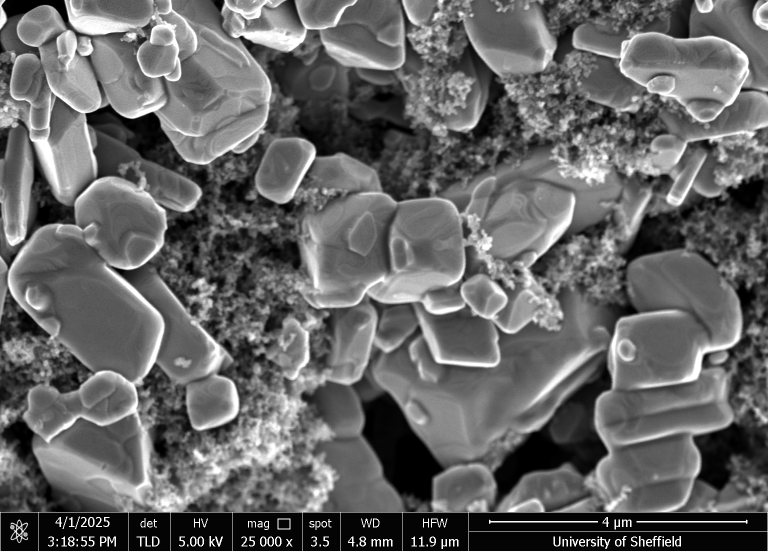
#> input picture examples/0001.png, 1536 x 1103 px (shown at 1/2 size)
$ python -i sem_ready.py   (imports and definitions only)   (older library calls are emulated)
#> lines starting #> are read from the running program, lines starting #| are printed output that depends on the picture
"""Core processing for SEMfig.

The module deliberately keeps the scientific image unchanged except for cropping
the microscope footer and drawing the requested scale annotation.
"""

from __future__ import annotations

from dataclasses import asdict, dataclass, field
from datetime import datetime, timezone
from functools import lru_cache
import hashlib
import io
import json
import math
from pathlib import Path
import re

import cv2
import numpy as np
from PIL import Image, ImageDraw, ImageFont


SUPPORTED_EXTENSIONS = {".tif", ".tiff", ".png", ".jpg", ".jpeg", ".bmp"}
UNIT_TO_UM = {"nm": 0.001, "um": 1.0, "mm": 1000.0}
__version__ = "2.0.1"


@dataclass
class OCRToken:
    text: str
    confidence: float
    cx: float
    cy: float


@dataclass
class Measurement:
    value: float
    unit: str
    value_um: float
    confidence: float
    cx: float
    cy: float
    raw: str


@dataclass
class Analysis:
    source: str
    width: int
    height: int
    crop_y: int
    crop_confidence: float
    hfw_um: float | None = None
    scale_um: float | None = None
    hfw_confidence: float = 0.0
    scale_confidence: float = 0.0
    tokens: list[OCRToken] = field(default_factory=list)
    warnings: list[str] = field(default_factory=list)
    embedded_metadata: dict = field(default_factory=dict)
    vendor_hint: str | None = None
    embedded_scale_pixels: int | None = None
    calibration_error_percent: float | None = None


@dataclass
class EnhancementOptions:
    """Optional, auditable publication enhancements; originals are never changed."""
    preserve_raw: bool = True
    auto_contrast: bool = False
    auto_brightness: bool = False
    clahe: bool = False
    invert: bool = False
    denoise: bool = False
    sharpen: bool = False
    shading_correction: bool = False
    clip_percent: float = 0.5


@dataclass(frozen=True)
class PublicationProfile:
    name: str
    figure_width_mm: float | None
    target_dpi: int | None
    description: str


PUBLICATION_PROFILES = {
    "original": PublicationProfile("original", None, None, "Original pixel dimensions"),
    "quarter-a4": PublicationProfile("quarter-a4", 105.0, 300, "105 mm at 300 DPI"),
    "single-column": PublicationProfile("single-column", 85.0, 300, "85 mm at 300 DPI"),
    "double-column": PublicationProfile("double-column", 178.0, 300, "178 mm at 300 DPI"),
    "high-resolution": PublicationProfile("high-resolution", 105.0, 600, "105 mm at 600 DPI"),
}


# [5 lines left out: function publication_profile, not called in this run]


def _gray_array(image: Image.Image) -> np.ndarray:
    return np.asarray(image.convert("L"), dtype=np.uint8)


def _extract_embedded_metadata(image: Image.Image) -> tuple[dict, str]:
    metadata: dict[str, str] = {}
    for key, value in image.info.items():
        if isinstance(value, bytes):
            value = value.decode("utf-8", errors="ignore")
        if isinstance(value, (str, int, float)) and len(str(value)) < 20000:
            metadata[str(key)] = str(value)
    tags = getattr(image, "tag_v2", None)
    if tags:
        for key in tags:
            try:
                value = tags.get(key)
                if isinstance(value, bytes):
                    value = value.decode("utf-8", errors="ignore")
                if isinstance(value, (str, int, float, tuple)) and len(str(value)) < 20000:
                    metadata[f"tiff_tag_{key}"] = str(value)
            except Exception:
                continue
    text = "\n".join(metadata.values())
    return metadata, text


def _metadata_measurement(text: str, labels: tuple[str, ...]) -> float | None:
    for label in labels:
        match = re.search(
            rf"{label}[^\d]{{0,20}}(\d+(?:[.,]\d+)?)\s*(nm|[uµμ]m|mm)",
            text, re.IGNORECASE)
        if match:
            unit, _ = _unit(match.group(2))
            return float(match.group(1).replace(",", ".")) * UNIT_TO_UM[unit]
    return None


def _vendor_hint(text: str) -> str | None:
    lower = text.lower()
    for needles, vendor in [
        (("fei", "thermo fisher", "helios", "quanta", "nova"), "FEI/Thermo Fisher"),
        (("zeiss", "carl zeiss", "sigma", "gemini"), "Zeiss"),
        (("jeol",), "JEOL"), (("hitachi",), "Hitachi"),
        (("tescan", "mira", "vega"), "Tescan"),
    ]:
        if any(needle in lower for needle in needles):
            return vendor
    return None


def detect_panel_boundary(image: Image.Image) -> tuple[int, float]:
    """Find a full-width horizontal transition in the lower part of an image."""
    gray = _gray_array(image).astype(np.float32)
    height, width = gray.shape
    if height < 80 or width < 80:
        raise ValueError("Image is too small for reliable footer detection.")

    # A microscope footer normally occupies 3–30% of the image.  Mean absolute
    # row difference rewards a separator spanning the width, not specimen edges.
    row_delta = np.mean(np.abs(np.diff(gray, axis=0)), axis=1)
    lo, hi = int(height * 0.68), int(height * 0.97)
    search = row_delta[lo:hi]
    peak_index = int(np.argmax(search)) + lo
    peak = float(row_delta[peak_index])

    # Separators are often two pixels (image→white line→footer). Choose the top
    # edge of that local cluster, leaving separator pixels out of the crop.
    threshold = peak * 0.30
    cluster = [i for i in range(max(lo, peak_index - 3), peak_index + 1)
               if row_delta[i] >= threshold]
    top_edge = min(cluster) if cluster else peak_index
    crop_y = top_edge + 1

    baseline = float(np.median(search)) + 1e-6
    prominence = peak / baseline
    confidence = float(np.clip((prominence - 4.0) / 16.0, 0.0, 1.0))
    footer_fraction = (height - crop_y) / height
    if not (0.025 <= footer_fraction <= 0.32) or prominence < 6.0:
        raise ValueError(
            "No reliable bottom metadata panel was found. Use the manual crop control."
        )
    return crop_y, confidence


@lru_cache(maxsize=1)
def _reader():
    try:
        import easyocr
    except ImportError as exc:
        raise RuntimeError(
            "EasyOCR is not installed. Run: python -m pip install -r requirements.txt"
        ) from exc
    # verbose=False also avoids a Windows legacy-console encoding issue in the
    # model download progress bar. Models download once on first use.
    return easyocr.Reader(["en"], gpu=False, verbose=False)


def read_footer(panel: Image.Image) -> list[OCRToken]:
    gray = _gray_array(panel)
    scale = max(3.0, min(6.0, 300.0 / max(gray.shape[0], 1)))
    enlarged = cv2.resize(gray, None, fx=scale, fy=scale, interpolation=cv2.INTER_CUBIC)
    clahe = cv2.createCLAHE(clipLimit=2.0, tileGridSize=(8, 8)).apply(enlarged)
    results = _reader().readtext(clahe, detail=1, paragraph=False,
                                 mag_ratio=1.25, text_threshold=0.45,
                                 low_text=0.25, link_threshold=0.3)
    tokens: list[OCRToken] = []
    for box, text, confidence in results:
        points = np.asarray(box, dtype=float)
        tokens.append(OCRToken(
            text=str(text).strip(),
            confidence=float(confidence),
            cx=float(points[:, 0].mean() / scale),
            cy=float(points[:, 1].mean() / scale),
        ))
    return tokens


# [17 lines left out: function detect_embedded_scale_pixels, not called in this run]


_MEASUREMENT = re.compile(
    r"(?<![\d.])(\d+(?:[.,]\d+)?)\s*(mm|[nmuµμp]\s*m)(?=[^a-z]|$)", re.IGNORECASE
)


# [74 lines left out: functions _unit, _measurements, interpret_calibration, not called in this run]


_MAGNIFICATION = re.compile(r"[xX×]\s*([0-9][0-9.,\u00a0 ]*[0-9])")

# Legacy footers (older Zeiss/LEO style) often omit HFW entirely and OCR mangles
# the bar label: "10pm", "1Opm" (letter O), "1p", "Sm", "3mmn".
_FUZZY_LABEL = re.compile(
    r"(?<![\dA-Za-z.])([0-9SOIl]{1,3})(?:[.,]([0-9]{1,2}))?\s*"
    r"(?:[pP][mMnN]{1,2}|[pP]|[mMnN]{1,2})[a-z]{0,3}(?![a-zA-Z\d])"
)
_FUZZY_DIGIT_FIX = str.maketrans({"S": "5", "O": "0", "o": "0", "l": "1", "I": "1"})

# Printed magnifications reference a fixed display width (Zeiss Polaroid ≈127 mm;
# measured IIT-Kanpur Zeiss ≈119.5 mm), so HFW × mag must land in this band.
_MAG_DISPLAY_BAND = (90_000.0, 165_000.0)  # µm·mag


# [100 lines left out: functions parse_magnification, detect_solid_bar, _fuzzy_scale_candidates, bar_calibrated_fallback, not called in this run]


def analyze(path: str | Path, run_ocr: bool = True, crop_y: int | None = None,
            allow_manual_fallback: bool = False) -> tuple[Image.Image, Analysis]:
#> called with path = 'examples/0001.png', run_ocr = True, allow_manual_fallback = False
    source = Path(path)
    with Image.open(source) as opened:
#> opened is the input picture: PIL image 1536x1103 L; min 0, max 255, mean 101.4
        embedded_metadata, metadata_text = _extract_embedded_metadata(opened)
#> after the loop in _extract_embedded_metadata, `for key, value in image.info.items():`: metadata = 0 items
#> embedded_metadata = 0 items; metadata_text = ''
        image = opened.copy()
    boundary_warning = None
    if crop_y is not None:
        if not (0 < crop_y < image.height):
            raise ValueError("Manual crop row is outside the image.")
        crop_confidence = 1.0
    else:
        try:
            crop_y, crop_confidence = detect_panel_boundary(image)
#> in detect_panel_boundary, `row_delta = np.mean(np.abs(np.diff(gray, axis=0)), axis=1)`: row_delta = 1102 values, max 246.4 at index 1024, min 0 at index 1025, mean 5.99
#> in detect_panel_boundary, `search = row_delta[lo:hi]`: search = 319 values, max 246.4 at index 274, min 0 at index 275, mean 6.61
#> in detect_panel_boundary, `peak_index = int(np.argmax(search)) + lo`: peak_index = 1024
#> in detect_panel_boundary, `peak = float(row_delta[peak_index])`: peak = 246.4
#> in detect_panel_boundary, `threshold = peak * 0.30`: threshold = 73.92
#> in detect_panel_boundary, `cluster = [i for i in range(max(lo, peak_index - 3), peak_index + 1) i..`: cluster = [1023, 1024]
#> in detect_panel_boundary, `top_edge = min(cluster) if cluster else peak_index`: top_edge = 1023
#> in detect_panel_boundary, `crop_y = top_edge + 1`: crop_y = 1024
#> in detect_panel_boundary, `baseline = float(np.median(search)) + 1e-6`: baseline = 4.18
#> in detect_panel_boundary, `prominence = peak / baseline`: prominence = 58.91
#> in detect_panel_boundary, `confidence = float(np.clip((prominence - 4.0) / 16.0, 0.0, 1.0))`: confidence = 1
#> in detect_panel_boundary, `footer_fraction = (height - crop_y) / height`: footer_fraction = 0.0716
#> crop_y = 1024; crop_confidence = 1
        except ValueError as exc:
            if not allow_manual_fallback:
                raise
            crop_y, crop_confidence = int(image.height * 0.90), 0.0
            boundary_warning = f"{exc} A provisional 90% crop is shown; set the crop row manually."
    result = Analysis(str(source.resolve()), image.width, image.height, crop_y, crop_confidence)
    result.embedded_metadata = embedded_metadata
#> result.embedded_metadata = 0 items
    result.vendor_hint = _vendor_hint(metadata_text)
    metadata_hfw = _metadata_measurement(metadata_text, (r"HFW", r"horizontal field width"))
    metadata_scale = _metadata_measurement(metadata_text, (r"scale(?:\s*bar)?",))
    if metadata_hfw:
        result.hfw_um, result.hfw_confidence = metadata_hfw, 1.0
        result.warnings.append("HFW read from embedded image metadata.")
    if metadata_scale:
        result.scale_um, result.scale_confidence = metadata_scale, 1.0
        result.warnings.append("Scale value read from embedded image metadata.")
    if boundary_warning:
        result.warnings.append(boundary_warning)
    if run_ocr:
        footer = image.crop((0, crop_y, image.width, image.height))
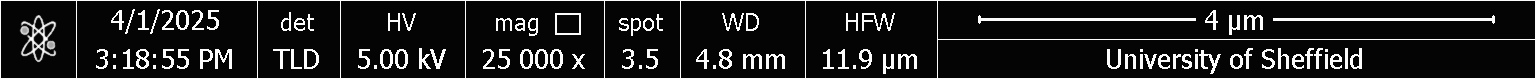
#> footer: PIL image 1536x79 L; min 4, max 252, mean 33.6
        tokens = read_footer(footer)
#> in read_footer, `enlarged = cv2.resize(gray, None, fx=scale, fy=scale, interpolation=cv..`:
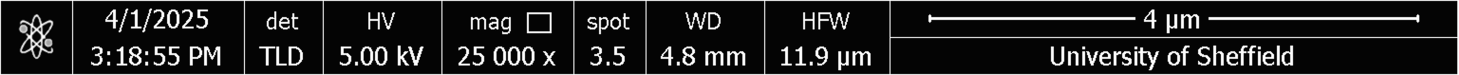
#> enlarged: shape (300, 5833) (shown at 1/4 size); min 0, max 255, mean 33.7
        hfw, scale, warnings = interpret_calibration(tokens, image.width)
        result.tokens = tokens
        result.warnings.extend(warning for warning in warnings
                               if not (metadata_hfw and warning.startswith("HFW could not"))
                               and not (metadata_scale and warning.startswith("Original scale")))
        if hfw and not metadata_hfw:
            result.hfw_um, result.hfw_confidence = hfw.value_um, hfw.confidence
        if scale and not metadata_scale:
            result.scale_um, result.scale_confidence = scale.value_um, scale.confidence
        if result.hfw_um is None:
            fb_hfw, fb_scale, fb_conf, fb_notes = bar_calibrated_fallback(
                footer, tokens, image.width)
            result.warnings.extend(fb_notes)
            if fb_hfw is not None:
                result.hfw_um, result.hfw_confidence = fb_hfw, fb_conf
                if fb_scale is not None and (result.scale_um is None
                                             or result.scale_confidence < fb_conf):
                    result.scale_um, result.scale_confidence = fb_scale, fb_conf
        expected = (image.width * result.scale_um / result.hfw_um
                    if result.hfw_um and result.scale_um else None)
        result.embedded_scale_pixels = detect_embedded_scale_pixels(footer, expected)
        if expected and result.embedded_scale_pixels:
            error = abs(result.embedded_scale_pixels - expected) / expected * 100
            result.calibration_error_percent = round(error, 2)
            if error > 35:
                result.warnings.append(
                    f"Embedded bar cross-check differs by {error:.1f}%; review OCR calibration.")
    return image, result


# [378 lines left out: functions _font, format_um, nice_scale_value, enhance_image, least_busy_corner, _render_with_metadata and 5 more, not called in this run]

#> (the run stopped early here; a loop or call above may not have finished)
